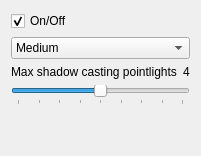
              <widget class="QWidget" name="Shadows">
               <attribute name="title">
                <string>Shadows</string>
               </attribute>
               <layout class="QVBoxLayout" name="verticalLayout_6">
                <item>
                 <widget class="QCheckBox" name="checkBox_25">
                  <property name="text">
                   <string>On/Off</string>
                  </property>
                  <property name="checked">
                   <bool>true</bool>
                  </property>
                 </widget>
                </item>
                <item>
                 <widget class="QComboBox" name="comboBox_11">
                  <property name="currentIndex">
                   <number>1</number>
                  </property>
                  <item>
                   <property name="text">
                    <string>Low</string>
                   </property>
                  </item>
                  <item>
                   <property name="text">
                    <string>Medium</string>
                   </property>
                  </item>
                  <item>
                   <property name="text">
                    <string>High</string>
                   </property>
                  </item>
                 </widget>
                </item>
                <item>
                 <layout class="QHBoxLayout" name="horizontalLayout_2">
                  <item>
                   <widget class="QLabel" name="label_7">
                    <property name="text">
                     <string>Max shadow casting pointlights</string>
                    </property>
                   </widget>
                  </item>
                  <item>
                   <widget class="QLabel" name="label_8">
                    <property name="text">
                     <string>4</string>
                    </property>
                   </widget>
                  </item>
                 </layout>
                </item>
                <item>
                 <widget class="QSlider" name="horizontalSlider_3">
                  <property name="toolTip">
                   <string/>
                  </property>
                  <property name="maximum">
                   <number>8</number>
                  </property>
                  <property name="pageStep">
                   <number>1</number>
                  </property>
                  <property name="value">
                   <number>4</number>
                  </property>
                  <property name="orientation">
                   <enum>Qt::Horizontal</enum>
                  </property>
                  <property name="invertedAppearance">
                   <bool>false</bool>
                  </property>
                  <property name="invertedControls">
                   <bool>false</bool>
                  </property>
                  <property name="tickPosition">
                   <enum>QSlider::TicksBelow</enum>
                  </property>
                  <property name="tickInterval">
                   <number>1</number>
                  </property>
                 </widget>
                </item>
                <item>
                 <spacer name="verticalSpacer_11">
                  <property name="orientation">
                   <enum>Qt::Vertical</enum>
                  </property>
                  <property name="sizeHint" stdset="0">
                   <size>
                    <width>20</width>
                    <height>40</height>
                   </size>
                  </property>
                 </spacer>
                </item>
               </layout>
              </widget>
